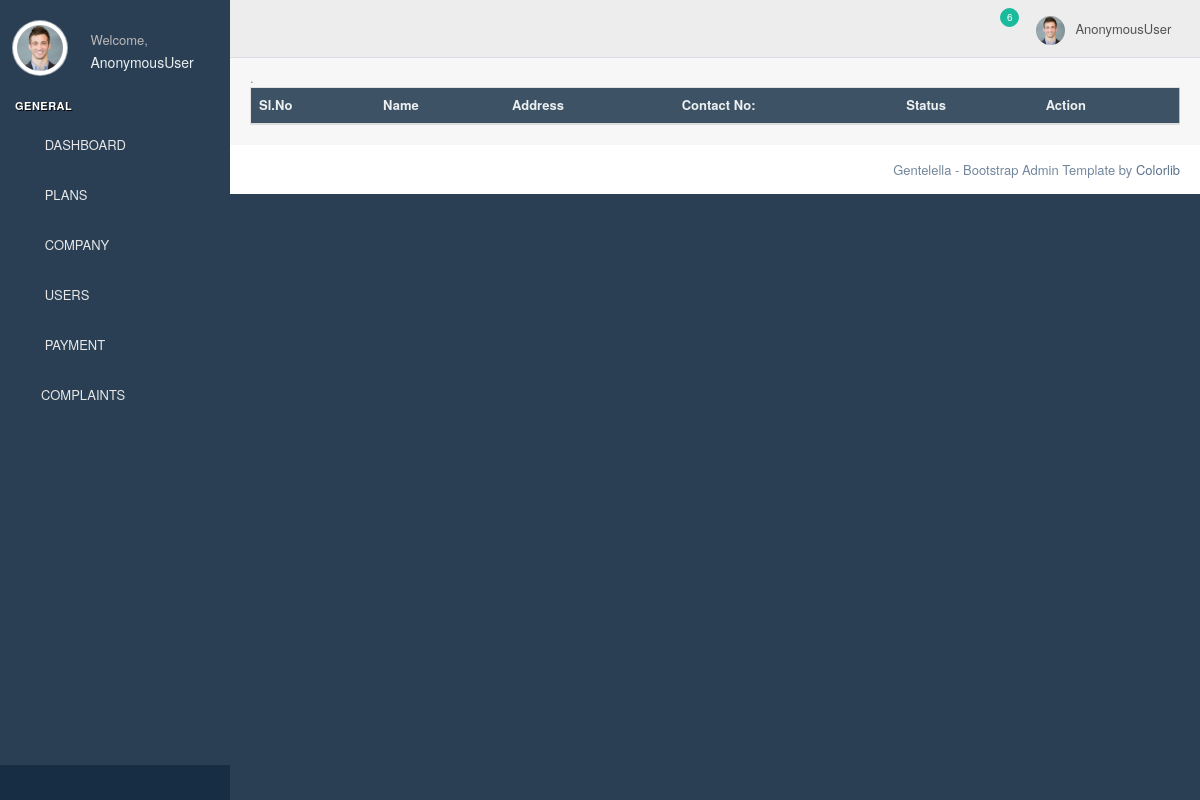
/view_company, run on an earlier commit of the app's database.
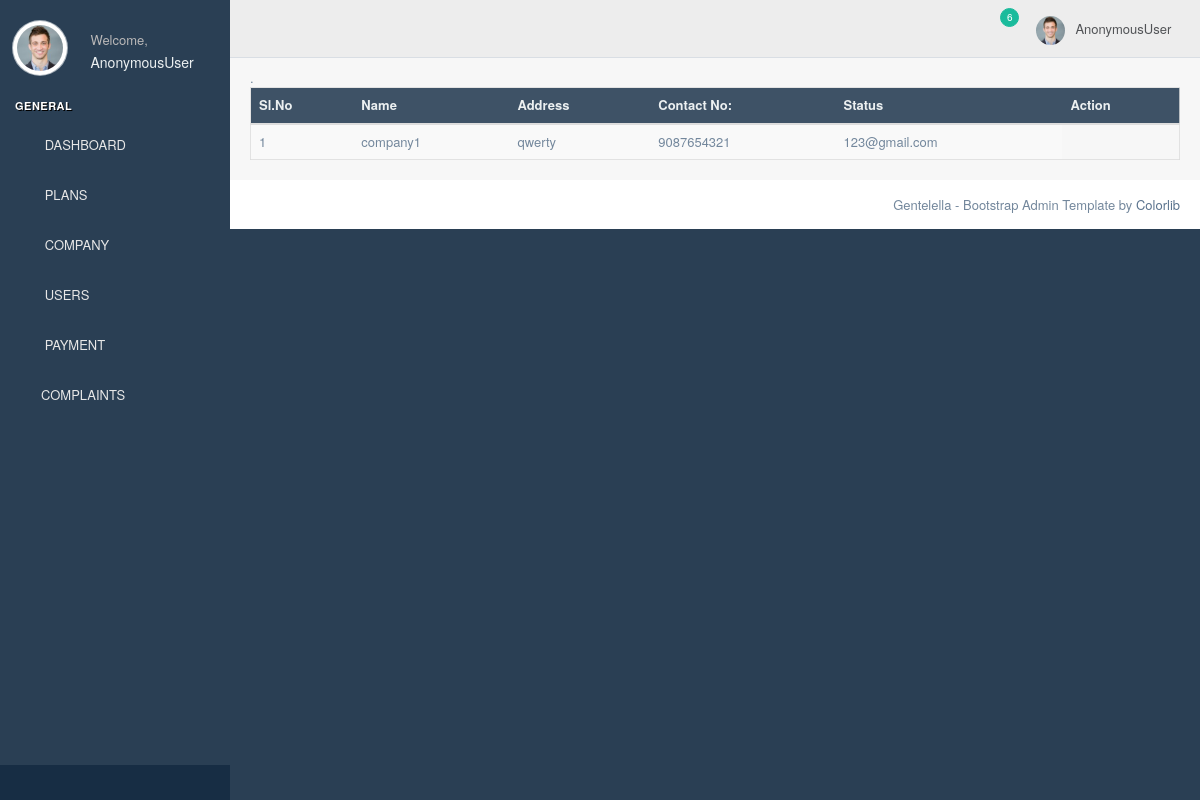
And on a later commit of the database.
### homeapp/models.py (models this page shows)
class company(models.Model):
    user = models.OneToOneField(Login, on_delete=models.CASCADE, related_name='company')
    name = models.CharField(max_length=100)
    contact_no = models.CharField(max_length=100)
    email = models.EmailField()
    address = models.TextField(max_length=200)
    def __str__(self):
        return self.name

### homeapp/adminviews.py (the view)
# urls.py: path('view_company',adminviews.view_company,name='view_company'),
def view_company(request):
    print("hello")
    n = company.objects.all()
    print(n)
    return render(request,'admintemp/viewcompany.html', {'n':n})

### templates/admintemp/viewcompany.html (shortened to what this page needs)
{% extends 'admintemp/ahome.html' %}
{% block content %}
.
<div class="table-responsive">
    <table class="table table-striped jambo_table bulk_action">
                        <thead>
                          <tr class="headings">
                            <th class="column-title">Sl.No </th>
                            <th class="column-title">Name </th>
                            <th class="column-title">Address </th>
                            <th class="column-title">Contact No: </th>
                            <th class="column-title">Status </th>
                            <th class="column-title no-link last"><span class="nobr">Action</span>
                            </th>
                          </tr>
                        </thead>
                        <tbody>
                        {% for i in n %}
                          <tr class="even pointer">
                            <td class=" ">{{forloop.counter}}</td>
                            <td class=" ">{{i.name}}</td>
                            <td class=" ">{{i.address}} <i class="success fa fa-long-arrow-up"></i></td>
                            <td class=" ">{{i.contact_no}}</td>
                            <td class=" ">{{i.email}}</td>
                          </tr>
                        {% endfor %}
                        </tbody>
                      </table>
                    </div>
{% endblock %}

What changed in the data, as far as the page shows it:
added company: name "company1", address "qwerty", contact_no "9087654321", email "123@gmail.com"
